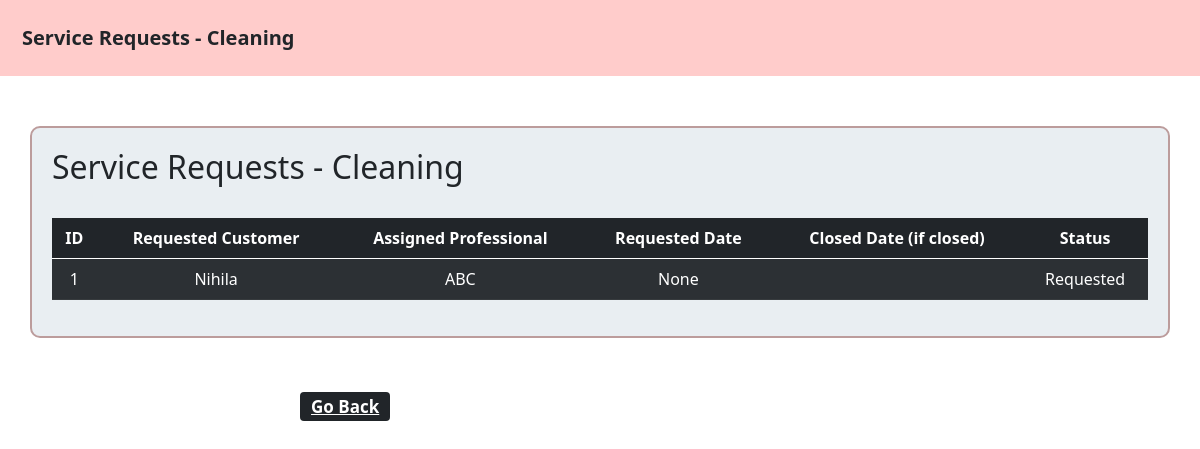
The app's page /service_request/1 with its own data.
### backend/models.py (models this page shows)
class Service(db.Model):
    __tablename__="service"
    id=db.Column(db.Integer,primary_key=True)
    name=db.Column(db.String,nullable=False)
    basic_price=db.Column(db.Integer,nullable=False)
    Description=db.Column(db.String,nullable=False)
    professionals=db.relationship("Professional_Info",cascade="all,delete",backref="service",lazy=True)
    service_requests=db.relationship("Service_Request",cascade="all,delete",backref="service",lazy=True)

class Service_Request(db.Model):
    __tablename__="service_request"
    id=db.Column(db.Integer,primary_key=True)
    service_id=db.Column(db.Integer,db.ForeignKey("service.id"),nullable=False)
    customer_id=db.Column(db.Integer,db.ForeignKey("customer_info.id"),nullable=False)
    professional_id=db.Column(db.Integer,db.ForeignKey("professional_info.id"),nullable=False)
    date_of_request=db.Column(db.DateTime,nullable=True)
    date_of_completion=db.Column(db.Date,nullable=True)
    service_status=db.Column(db.String,nullable=False) #only requested,assigned or closed
    remarks=db.Column(db.String,nullable=True)

class Customer_Info(db.Model):
    __tablename__="customer_info"
    id=db.Column(db.Integer,primary_key=True)
    email_id=db.Column(db.String,unique=True,nullable=False)
    password=db.Column(db.String,nullable=False)
    full_name=db.Column(db.String,nullable=False)
    phone_number=db.Column(db.Integer,nullable=False)
    role=db.Column(db.Integer,default=1) #for customer its 1 . for admin its 0
    address=db.Column(db.String,nullable=False)
    pin_code=db.Column(db.Integer,nullable=False)
    blocked_status=db.Column(db.Integer,default=0) #not blocked=0, 1-blocked
    service_requests=db.relationship("Service_Request",cascade="all,delete",backref="customer_info",lazy=True)

class Professional_Info(db.Model):
    __tablename__="professional_info"
    id=db.Column(db.Integer,primary_key=True)
    email_id=db.Column(db.String,unique=True,nullable=False)
    password=db.Column(db.String,nullable=False)
    full_name=db.Column(db.String,nullable=False)
    experience=db.Column(db.Integer,nullable=False)
    proof_doc=db.Column(db.String,nullable=False)
    address=db.Column(db.String,nullable=False)
    pin_code=db.Column(db.Integer,nullable=False)
    service_id=db.Column(db.Integer,db.ForeignKey("service.id"))
    rating=db.Column(db.Integer,default=0)
    price=db.Column(db.Integer,nullable=True)
    profile_status=db.Column(db.Integer,default=0) #not accepted yet=0 ,accepted=1
    blocked_status=db.Column(db.Integer,default=0) #not blocked=0, 1-blocked
    service_requests=db.relationship("Service_Request",cascade="all,delete",backref="professional_info",lazy=True)

### backend/controller.py (the view)
@app.route("/service_request/<int:service_id>")
def service_request(service_id):
    serv_obj=Service.query.get(service_id)
    serv_name=serv_obj.name
    service_requests=Service_Request.query.filter_by(service_id=service_id).all()
    prof_dict={prof_obj.id:prof_obj for prof_obj in Professional_Info.query.all()} #profession_dict {profession_id:profession obj}
    cust_dict={cust_obj.id:cust_obj for cust_obj in Customer_Info.query.all()}
    return render_template("service_request.html",serv_name=serv_name,customer=cust_dict,service_requests=service_requests,professionals=prof_dict)

### templates/service_request.html (shortened to what this page needs)
<!DOCTYPE html>
<html lang="en">
    <head>
        <link href="https://cdn.jsdelivr.net/npm/bootstrap@5.0.2/dist/css/bootstrap.min.css" rel="stylesheet">
    </head>
    <body>
        <div class="container-fluid" style="background-color: #ffcccb; padding: 10px;">
            <nav class="navbar navbar-expand-lg navbar-light w-100">
                <div class="container-fluid">
                    <a class="navbar-brand text-dark" href="#"><strong>Service Requests - {{serv_name}}</strong></a>
                </div>
            </nav>
        </div>
        {% if service_requests != [] %}
            <div class="container-box">
                <h2>Service Requests - {{serv_name}} </h2><br>
                {% for request in service_requests %}
                    <table class="table table-dark table-striped" style="text-align: center;">
                        <thead>
                            <tr>
                                <th scope="col">ID</th>
                                <th scope="col">Requested Customer</th>
                                <th scope="col">Assigned Professional</th>
                                <th scope="col">Requested Date</th>
                                <th scope="col">Closed Date (if closed)</th>
                                <th scope="col">Status</th>
                            </tr>
                        </thead>
                        <tbody>
                            <tr>
                                <td>{{request.id}} </td>
                                <td>{{customer[request.customer_id].full_name}} </td>
                                <td>{{professionals[request.professional_id].full_name}} </td>
                                <td>{{request.date_of_request}}</td>
                                <td>{{request.completion_date}}</td>
                                <td>{{request.service_status}}</td>
                            </tr>
                        </tbody>
                    </table>
                {% endfor %}
            </div>
        {% else %}
            <h2 style="text-align: center;color: red;padding: 50px;"> No Requests yet !</h2>
        {% endif %}
        <br>
        <a type="button" style="font-size: 17px;margin-left:300px;" href="/admin_dashboard" class="badge bg-dark">Go Back</a>
    </body>
</html>

### templates/service_request.html (style rules this page uses)
.container-box { padding: 20px; background-color: #e9eef2; border: 2px solid #bc9c9c; border-radius: 10px; margin-top: 50px; margin-left: 30px; margin-right: 30px; margin-bottom: 30px; }

### records on screen
Service: name "Cleaning"
Service_Request: id "1", date_of_request "None", service_status "Requested"
Customer_Info: full_name "Nihila"
Professional_Info: full_name "ABC"
